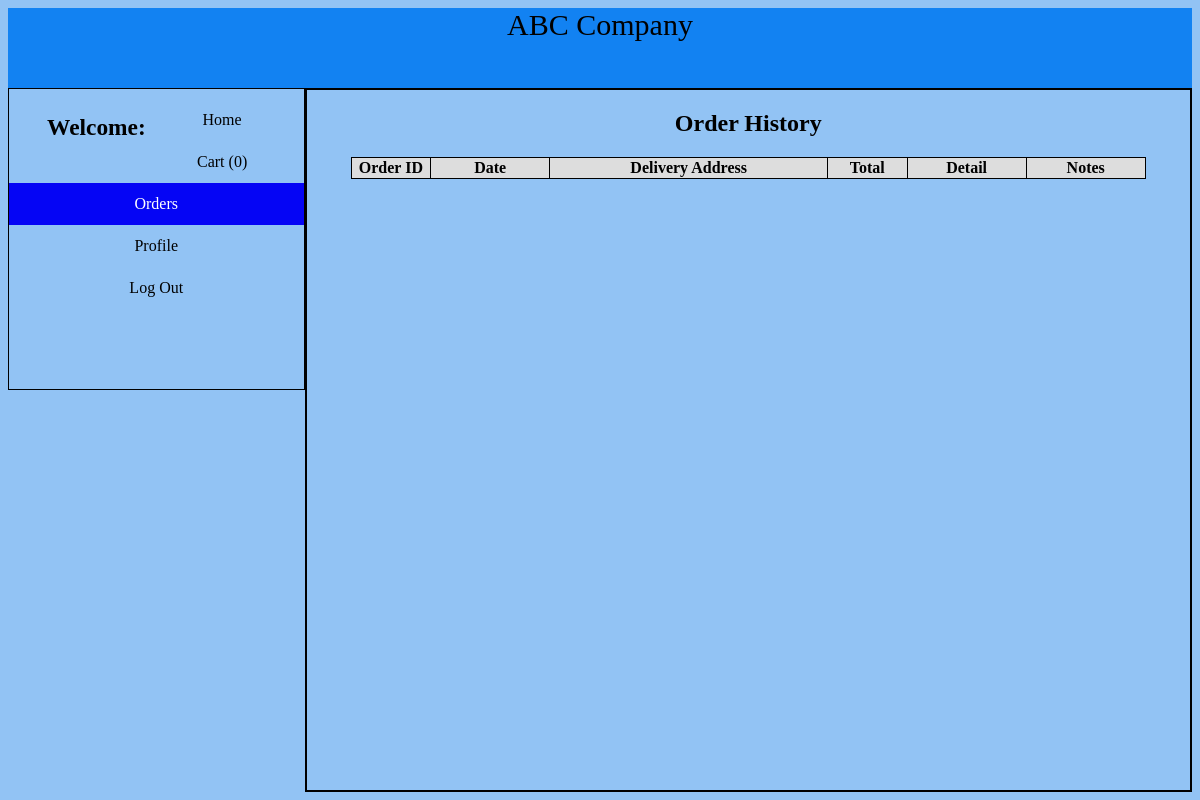
Page /orders.php (signed in) on the earlier database version.
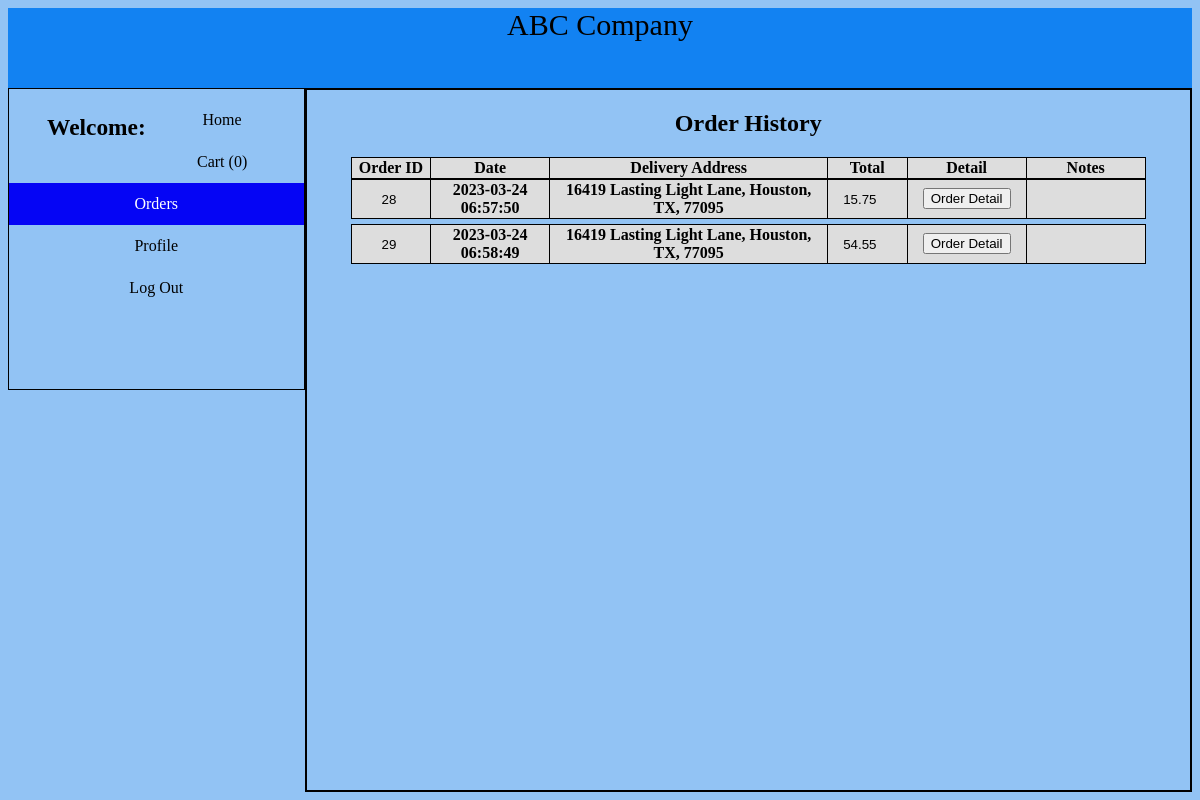
Same page on the later database version.
### tables this page shows
CREATE TABLE `orders` (
  `order_id` int(11) NOT NULL,
  `user_id` int(11) NOT NULL,
  `order_total` double NOT NULL,
  `order_date` datetime NOT NULL DEFAULT current_timestamp()
);

CREATE TABLE `user_profiles` (
  `userid` int(11) NOT NULL,
  `name` text DEFAULT '0',
  `address1` text DEFAULT '0',
  `address2` text DEFAULT '0',
  `city` text DEFAULT '0',
  `state` text DEFAULT '0',
  `zipcode` int(5) DEFAULT 0
);

### orders.php (the view, shortened to what this page needs)
<?php
require 'connect.php';
try {
    $userid = $_SESSION['userid'];
    $sql = "SELECT * FROM user_profiles WHERE userid LIKE $userid";
    $statement = $conn->query($sql);
    $results = $statement->fetchAll(PDO::FETCH_ASSOC);
    if ($results) {
        foreach ($results as $result) {
            $address = $result['address1'];
            $city = $result['city'];
            $state = $result['state'];
            $zipcode = $result['zipcode'];
        }
    }
} catch (PDOException $error) {
    echo 'Connection fail!';
}
?>
<!DOCTYPE html>
<html>
<head>
    <link rel="stylesheet" href="CSS/dashboard.css">
    <link rel="stylesheet" href="CSS/orders.css">
</head>
<body>
    <header id="company_name">
        ABC Company
    </header>
    <section id="section1">
        <div id="left_box">
            <form style="text-align: left;" action="logout_action.php" method="POST">
                <div style="text-align:center; padding: 5px;"><label for=" name">
                        <h3><b>Welcome:</b>
                    </label><?php echo $name ?></h3>
                </div>
                <div class="vertical-menu">
                    <a href="dashboard.php">Home</a>
                    <a href="cart.php">Cart (<?php echo $_SESSION['numberOfOrder'] ?>)</a>
                    <a href="orders.php" class="active">Orders</a>
                    <a href="profile.php">Profile</a>
                    <a href="logout_action.php">Log Out</a>
                </div>
        </div>
        <div id="right_box">
            <h2 style="text-align: center;">Order History</h2>
            <div>
                <table>
                    <tr>
                        <th id="order_id">Order ID</th>
                        <th id="date">Date</th>
                        <th id="delivery_add">Delivery Address</th>
                        <th id="total">Total</th>
                        <th id="detail">Detail</th>
                        <th>Notes</th>
                    </tr>
                </table>
            </div>
            <?php
            try {
                $sql2 = "SELECT * FROM orders WHERE user_id LIKE $userid";
                $statement2 = $conn->query($sql2);
                $results2 = $statement2->fetchAll(PDO::FETCH_ASSOC);
                if ($results2) {
                    foreach ($results2 as $result2) {
                        $order_id = $result2['order_id'];
                        $order_date = $result2['order_date'];
                        $order_total = $result2['order_total'];
                        $html = '<form id="item" action="order_detail.php" method="POST">
                                <table>
                                    <tr>
                                        <th id="order_id"><input id="infor" name="order_id" type="text" value="' . $order_id . ' "readonly="readonly"></input></th>
                                        <th id="date">' . $order_date . '</th>
                                        <th id="delivery_add">' . $address . ', ' . $city . ', ' . $state . ', ' . $zipcode . '</th>
                                        <th id="total"><input id="order_total" name="order_total" type="number" value="' . $order_total . '"readonly="readonly" ></input></th>
                                        <th id="detail"><button type="submit" name="detail_order">Order Detail</button></th>
                                        <th></th>
                                    </tr>
                                </table></form>';
                        echo $html;
                    }
                }
            } catch (PDOException $error) {
                echo 'Connection fail!';
            }
            ?>
        </div>
    </section>
</body>
</html>

### CSS/dashboard.css (style rules this page uses)
body { background-color: rgb(146, 195, 244); }
#company_name { text-align: center; font-size: 30px; height: 80px; background-color: rgb(18, 130, 242); }
#section1 { display: flex; }
#left_box { float: left; width: 25%; height: 300px; border: solid black 1px; }
#right_box { float: left; width: 75%; min-height: 700px; border: solid black 2px; }
.vertical-menu { text-align: center; }
.vertical-menu a { color: black; display: block; padding: 12px; text-decoration: none; }
.vertical-menu a.active { background-color: #0505f5; color: white; }

### CSS/orders.css (style rules this page uses)
form label { float: left; font-size: 20px; clear: both; }
#item { width: 100%; margin: auto; margin-top: 5px; }
#infor { width: 90%; text-align: center; border: none; background-color: #dddddd; }
#order_id { width: 10%; }
#date { width: 15%; }
#delivery_add { width: 35%; }
#total { width: 10%; }
#detail { width: 15%; }
#order_total { margin: auto; text-align: center; width: 90%; border: none; background-color: #dddddd; }
table { border-collapse: collapse; width: 90%; margin: auto; }
th, td { border: 1px solid black; text-align: center; }
th { background-color: #dddddd; }
h3 { width: 90%; margin: auto; padding: 20px; }

Differences in the rows shown:
added orders: order_id "28", order_date "2023-03-24 06:57:50", order_total "15.75"
now on this page (row unchanged): user_profiles: address1 "16419 Lasting Light Lane", city "Houston", state "TX", zipcode "77095"
added orders: order_id "29", order_date "2023-03-24 06:58:49", order_total "54.55"
